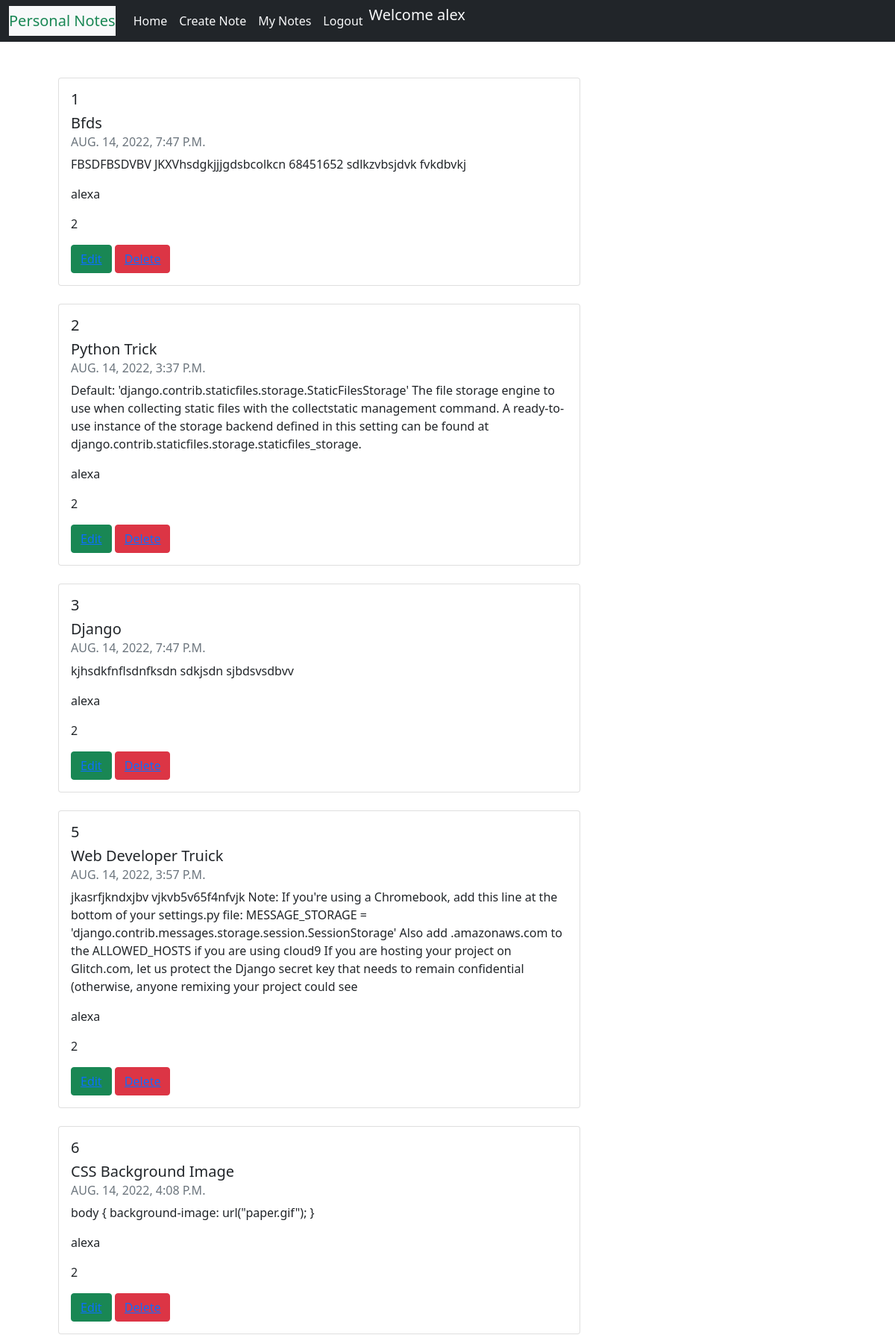
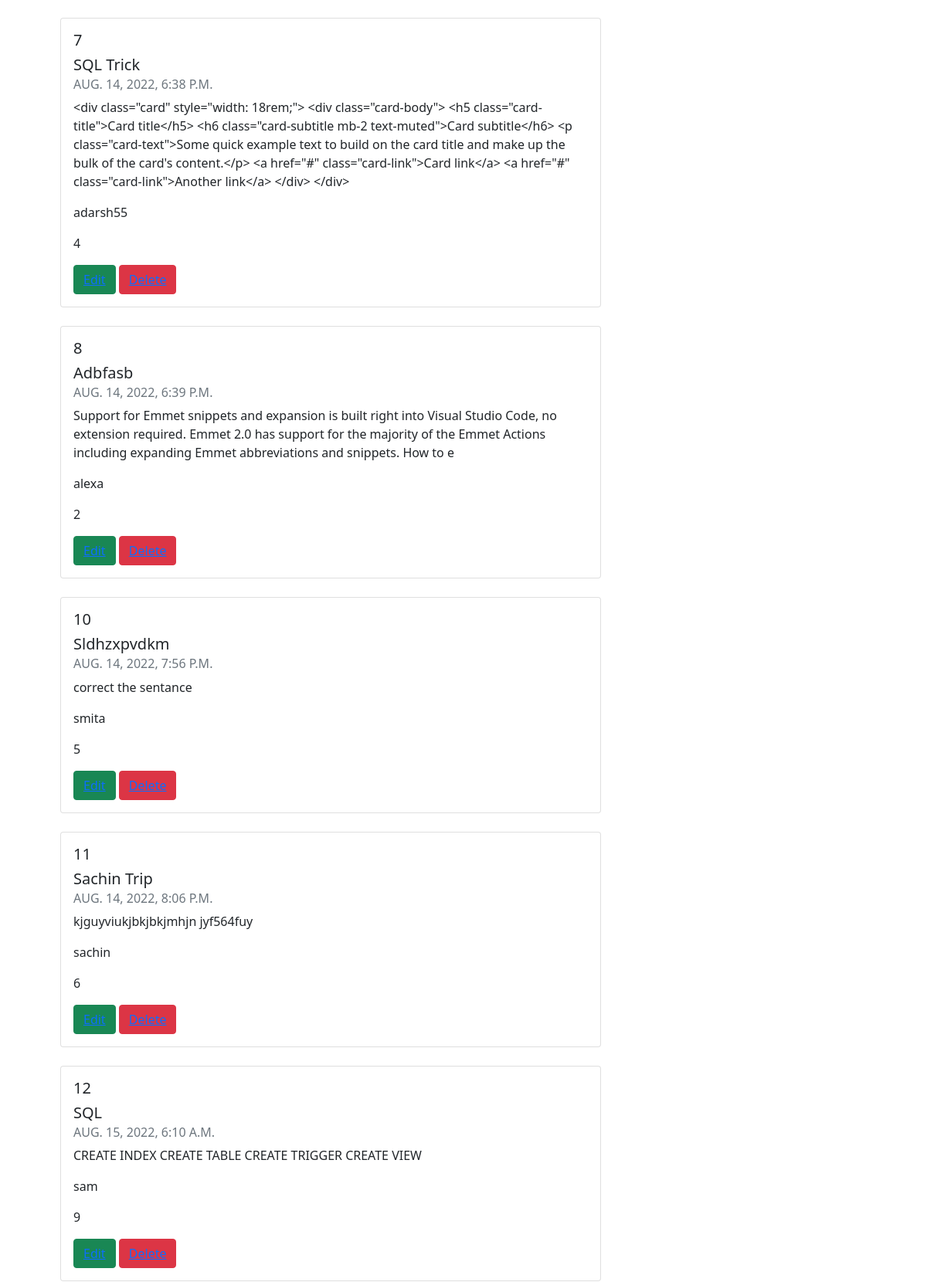
Screenshot of /listofnote (signed in, upper part) with the database file from the repository (2 pictures, top to bottom).
### mynotes/models.py (models this page shows, shortened)
class AddNotes(models.Model):
    title = models.CharField(max_length=80)
    description = models.TextField(max_length=500)
    date_create = models.DateTimeField(auto_now=True)
    user = models.ForeignKey(User,on_delete=models.CASCADE)

### listofnotes/views.py (the view)
# urls.py: path('listofnote',v.listview),
def listview(request):
    if request.session.has_key('username'):
        f = AddNotes.objects.filter()
        context = {'list':f}
        return render(request,'yourNotes.html',context)
    else:
        return redirect('/login-user')

### listofnotes/templates/yourNotes.html
{%include 'navbar.html'%}
{%block body%}
    <div class="container">
        <div class="row d-inline-flex">
            <div class="col-4 p-5">
                {% for i in list %}
                <div class="card" style="width: 700px; border-radius: 1 5px;">
                    <div class="card-body">
                      <h5 class="card-title text-capitalize text-dark">{{i.id}}</h5>
                      <h5 class="card-title text-capitalize text-dark">{{i.title}}</h5>
                      <h6 class="card-subtitle mb-2 text-muted text-uppercase disabled">{{i.date_create}}</h6>
                      <p class="card-text">{{i.description}}</p>
                      <p class="card-text">{{i.user}}</p>
                      <p class="card-text">{{i.user_id}}</p>
                      <button type="button" class="btn btn-success"><a href="editnote/{{i.id}}">Edit</a></button>
                      <button type="button" class="btn btn-danger"><a href="deletenote/{{i.id}}">Delete</a></button>
                    </div>
                  </div>
                  <br>
                  {%endfor%}
            </div>
        </div>
    </div>
{%endblock%}
{%include 'footer.html'%}

### index/templates/navbar.html (shortened to what this page needs)
<!doctype html>
<html lang="en">
  <head>
    <link href="https://cdn.jsdelivr.net/npm/bootstrap@5.0.2/dist/css/bootstrap.min.css" rel="stylesheet">
  </head>
  <body>
        <nav class="navbar navbar-expand-lg navbar-light bg-dark">
            <div class="container-fluid">
              <a class="navbar-brand text-success bg-light" href="/">Personal Notes</a>
              <div class="collapse navbar-collapse" id="navbarSupportedContent">
                <ul class="navbar-nav me-auto mb-2 mb-lg-0">
                  <li class="nav-item">
                    <a class="nav-link active text-light" aria-current="page" href="/">Home</a>
                  </li>
                  {% if user.is_authenticated %}
                  <li class="nav-item">
                    <a class="nav-link text-light" href="addnote">Create Note</a>
                  </li>
                  <li class="nav-item">
                    <a class="nav-link text-light" href="listofnote">My Notes</a>
                  </li>
                  <li class="nav-item">
                    <a class="nav-link text-light" href="logout">Logout</a>
                  </li>
                  <li class="text-end text-light text-md-end">
                    <a><h5>Welcome {{user.first_name}}</h5></a>
                  </li>
                  {%endif%}
                </ul>
              </div>
            </div>
          </nav>
  </body>
</html>

### index/templates/footer.html (shortened to what this page needs)
<!doctype html>
<html lang="en">
  <head>
    <link href="https://cdn.jsdelivr.net/npm/bootstrap@5.0.2/dist/css/bootstrap.min.css" rel="stylesheet">
  </head>
  <body>
  </body>
</html>

### rows the page displays
AddNotes: id "1", title "Bfds", date_create "AUG. 14, 2022, 7:47 P.M.", description "FBSDFBSDVBV JKXVhsdgkjjjgdsbcolkcn 68451652 sdlkzvbsjdvk fvkdbvkj", user "alexa", user_id "2"
AddNotes: id "2", title "Python Trick", date_create "AUG. 14, 2022, 3:37 P.M.", description "Default: 'django.contrib.staticfiles.storage.StaticFilesStorage' The file storage engine to use when collecting static files with the collectstatic management command. A ready-to-use instance of the storage backend defined in this setting can be found at django.contrib.staticfiles.storage.staticfiles_storage.", user "alexa", user_id "2"
AddNotes: id "3", title "Django", date_create "AUG. 14, 2022, 7:47 P.M.", description "kjhsdkfnflsdnfksdn sdkjsdn sjbdsvsdbvv", user "alexa", user_id "2"
AddNotes: id "5", title "Web Developer Truick", date_create "AUG. 14, 2022, 3:57 P.M.", description "jkasrfjkndxjbv vjkvb5v65f4nfvjk Note: If you're using a Chromebook, add this line at the bottom of your settings.py file: MESSAGE_STORAGE = 'django.contrib.messages.storage.session.SessionStorage' Also add .amazonaws.com to the ALLOWED_HOSTS if you are using cloud9 If you are hosting your project on Glitch.com, let us protect the Django secret key that needs to remain confidential (otherwise, anyone remixing your project could see", user "alexa", user_id "2"
AddNotes: id "6", title "CSS Background Image", date_create "AUG. 14, 2022, 4:08 P.M.", description "body { background-image: url(\"paper.gif\"); }", user "alexa", user_id "2"
AddNotes: id "7", title "SQL Trick", date_create "AUG. 14, 2022, 6:38 P.M.", description "<div class=\"card\" style=\"width: 18rem;\"> <div class=\"card-body\"> <h5 class=\"card-title\">Card title</h5> <h6 class=\"card-subtitle mb-2 text-muted\">Card subtitle</h6> <p class=\"card-text\">Some quick example text to build on the card title and make up the bulk of the card's content.</p> <a href=\"#\" class=\"card-link\">Card link</a> <a href=\"#\" class=\"card-link\">Another link</a> </div> </div>", user "adarsh55", user_id "4"
AddNotes: id "8", title "Adbfasb", date_create "AUG. 14, 2022, 6:39 P.M.", description "Support for Emmet snippets and expansion is built right into Visual Studio Code, no extension required. Emmet 2.0 has support for the majority of the Emmet Actions including expanding Emmet abbreviations and snippets. How to e", user "alexa", user_id "2"
AddNotes: id "10", title "Sldhzxpvdkm", date_create "AUG. 14, 2022, 7:56 P.M.", description "correct the sentance", user "smita", user_id "5"
AddNotes: id "11", title "Sachin Trip", date_create "AUG. 14, 2022, 8:06 P.M.", description "kjguyviukjbkjbkjmhjn jyf564fuy", user "sachin", user_id "6"
AddNotes: id "12", title "SQL", date_create "AUG. 15, 2022, 6:10 A.M.", description "CREATE INDEX CREATE TABLE CREATE TRIGGER CREATE VIEW", user "sam", user_id "9"

### other values shown
{{ user.first_name }} "alex"
